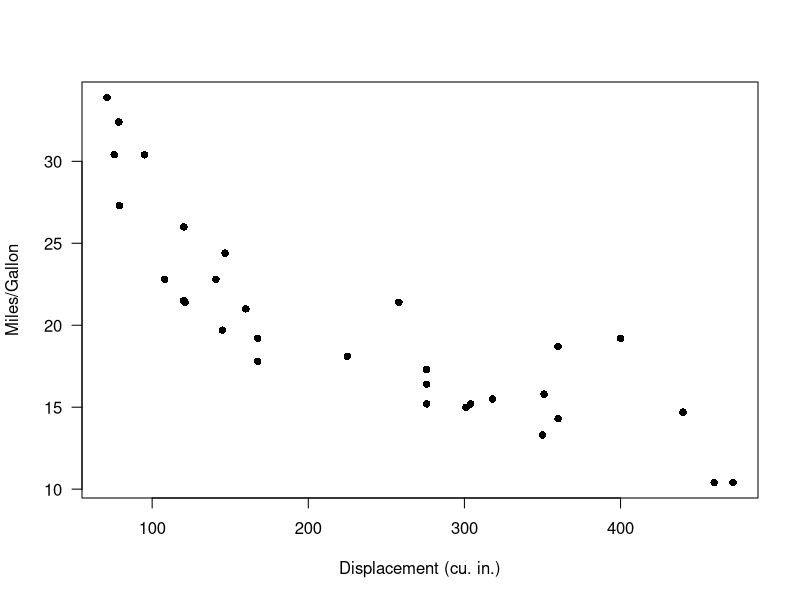
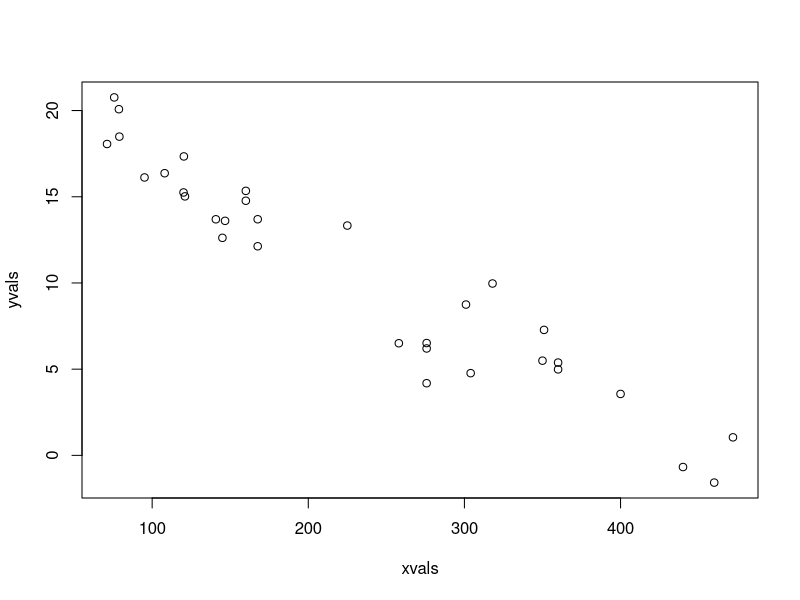
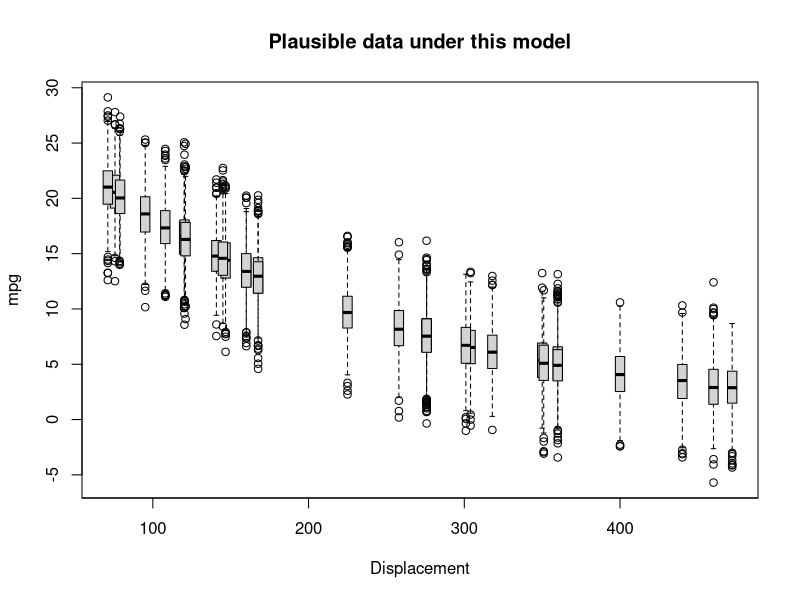
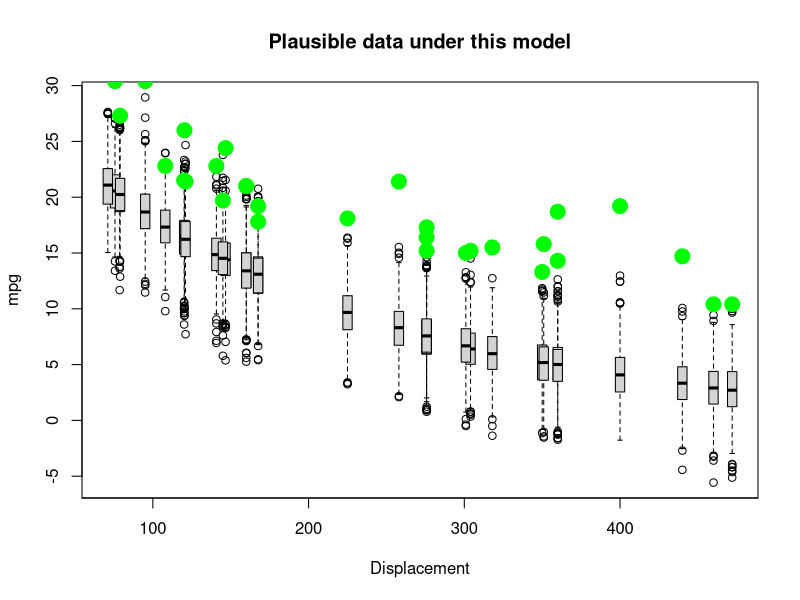
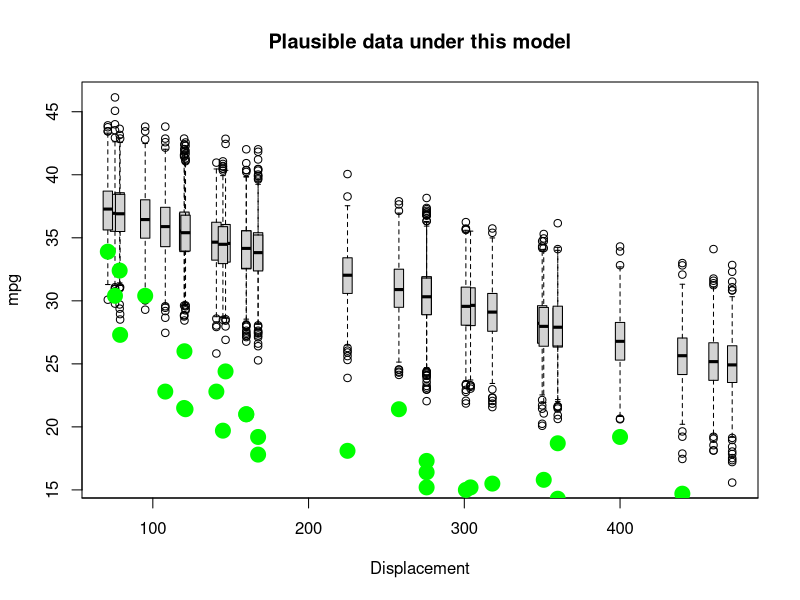
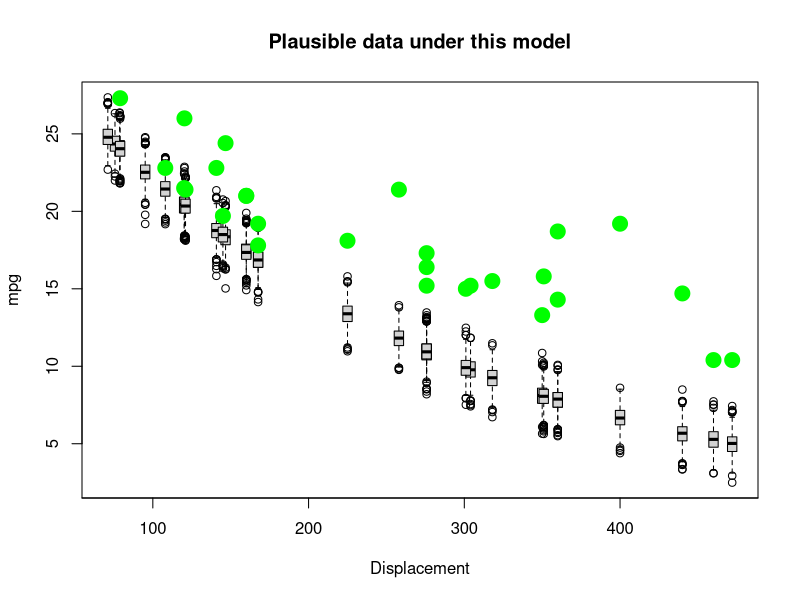
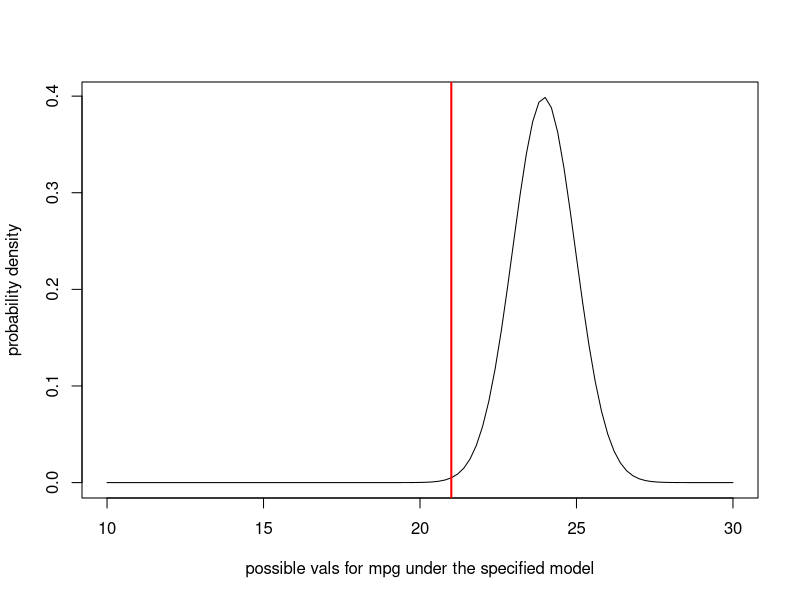
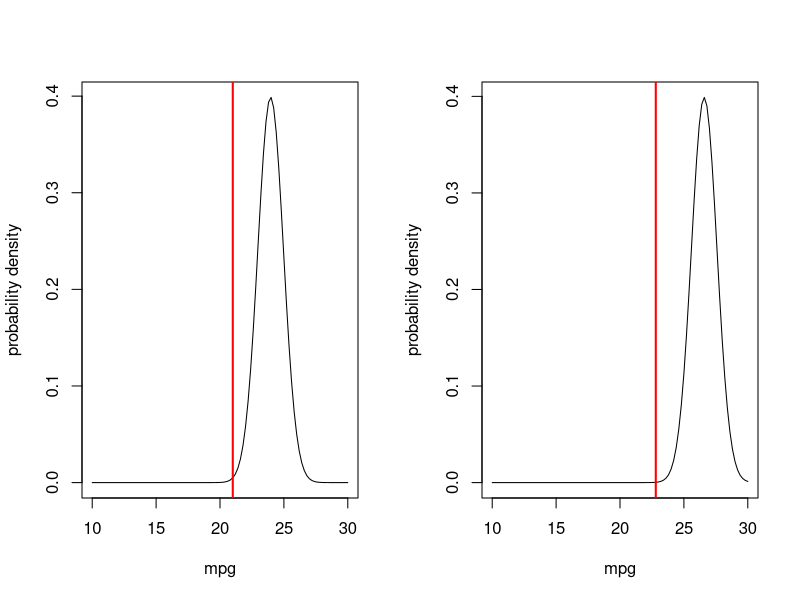

Write R code to recreate these figures, in order.

############################################################
####                                                    ####  
####  NRES 746, Lecture 4                               ####
####                                                    ####
####  Kevin Shoemaker                                   #### 
####  University of Nevada, Reno                        ####
####                                                    #### 
############################################################


############################################################
####  Likelihood                                        ####
####     Assessing the probability of the data          ####
####     under a known data-generating model            ####
############################################################



###############
# Demo: using data simulation to make inferences

data(mtcars)    # use the 'mtcars' data set as an example 

# ?mtcars

plot(mpg~disp, data = mtcars, las = 1, pch = 16, xlab = "Displacement (cu. in.)", ylab = "Miles/Gallon")   # visualize the relationship


#########
# try an exponential model

Deterministic_component <- function(xvals,a,b){
  yexp <- a*exp(b*xvals)        # deterministic exponential decline (assuming b is negative)
  return(yexp)
}

DataGenerator_exp <- function(xvals,params){
  yexp <- Deterministic_component(xvals,params$a,params$b)  # get signal
  yvals <- rnorm(length(yexp),yexp,sqrt(params$c))     # add noise (normally distributed)
  return(yvals)
}



###########
# generate data under an assumed process model

xvals=mtcars$disp    # xvals same as data (there is no random component here- we can't really "sample" x values)
params <- list()  
params$a=30             # set model parameters arbitrarily (eyeballing to the data) (see Bolker book)
params$b=-0.005   # = 1/200
params$c=5

yvals <- DataGenerator_exp(xvals,params)

plot(yvals~xvals)      # plot the simulated data



##########
# assess goodness-of-fit of a known data-generating model

PlotRangeOfPlausibleData <- function(xvals,params,reps){ 
  samplesize <- length(xvals)
  results <- array(0,dim=c(samplesize,reps))   # storage array for results
  for(i in 1:reps){
    yvals <- DataGenerator_exp(xvals,params)
    results[,i] <- yvals
  }
      # now make a boxplot of the results
  boxplot(lapply(1:nrow(results), function(i) results[i,]),at=xvals, xaxt="n",main="Plausible data under this model",ylab="mpg",xlab="Displacement",boxwex=6)
  cleanseq <- (seq(0,max(round(xvals/100)),length=(max(round(xvals/100)))+1))*100
  axis(1,at=cleanseq,labels = cleanseq)    # label the x axis properly
  
}


reps <- 1000    # number of replicate datasets to generate

PlotRangeOfPlausibleData(xvals,params,reps)    # run the function to visualize the range of data that could be produced under this model


############
# finally, overlay the real data to evaluate goodness of fit!

real_yvals <- mtcars$mpg
PlotRangeOfPlausibleData(xvals,params,reps)
points(xvals,real_yvals,pch=20,cex=3,col="green")


##########
# now change the parameters and see if the data fit to the model

params$a=40       # was 30
params$b=-0.001   # was 0.005

    
PlotRangeOfPlausibleData(xvals,params,reps)
points(xvals,real_yvals,pch=20,cex=3,col="green")    # overlay the real data


#######
# try again- select a new set of parameters

params$a=33       # was 40
params$b=-0.004   # was 0.001
params$c=0.5
    
PlotRangeOfPlausibleData(xvals,params,reps)
points(xvals,real_yvals,pch=20,cex=3,col="green")    # overlay the real data


#############
# Work with likelihood!

obs.data <- mtcars[1,c("mpg","disp")]    # for simplicity, consider only the first observation
obs.data


############
# "best fit" parameters from above
############

params <- list()    # set up empty list to store parameters
params$a=33            # fill the list with the "best fit" parameter set from above (this is still just an educated guess)   
params$b=-0.002   
params$c=1

params

expected_val <- Deterministic_component(obs.data$disp,params$a,params$b)   
expected_val      # expected mpg for the first observation in the "mtcars" dataset


###########
# Visualize the likelihood of this single observation. 

mean = expected_val   # expected (mean) value for this observation, given the "known" data generating model
stdev = sqrt(params$c)    # standard deviation

curve(dnorm(x,mean,stdev),10,30,xlab="possible vals for mpg under the specified model",ylab="probability density")   # probability of all plausible mpg values under the data generating model.  
abline(v=obs.data$mpg,col="red",lwd=2)    # overlay the observed data


###########
# compute the likelihood of the first observation

likelihood = dnorm(obs.data$mpg,mean,stdev)
likelihood


###########
# Visualize the likelihood of two observations. 

obs.data <- mtcars[c(1,3),c("mpg","disp")]
obs.data

par(mfrow=c(1,2))  # set up graphics!

for(i in 1:nrow(obs.data)){
  curve(dnorm(x,Deterministic_component(obs.data$disp[i],params$a,params$b),sqrt(params$c)),10,30,xlab="mpg",ylab="probability density")   # probability density
  abline(v=obs.data$mpg[i],col="red",lwd=2)
}


##########
# compute the likelihood of observing BOTH data points

Likelihood <- dnorm(obs.data$mpg[1],Deterministic_component(obs.data$disp[1],params$a,params$b),sqrt(params$c)) *
              dnorm(obs.data$mpg[2],Deterministic_component(obs.data$disp[2],params$a,params$b),sqrt(params$c))  
Likelihood


##############
# and now... four observations!

obs.data <- mtcars[c(1,3,4,5),c("mpg","disp")]
obs.data

par(mfrow=c(2,2))  # set up graphics!

for(i in 1:nrow(obs.data)){
  curve(dnorm(x,Deterministic_component(obs.data$disp[i],params$a,params$b),sqrt(params$c)),10,30,xlab="mpg",ylab="probability density")   # probability density
  abline(v=obs.data$mpg[i],col="red",lwd=2)
}



##########
# compute the likelihood of observing all four data points

Likelihood <- 1     # initialize the likelihood
for(i in 1:nrow(obs.data)){
  Likelihood <- Likelihood * dnorm(obs.data$mpg[i],Deterministic_component(obs.data$disp[i],params$a,params$b),sqrt(params$c))
}
Likelihood


# Alternatively, we can use the "prod" function in R

Likelihood <- prod(dnorm(obs.data$mpg,Deterministic_component(obs.data$disp,params$a,params$b),sqrt(params$c)))
Likelihood


##########
# Finally, compute the likelihood of ALL data points in the entire data set, using the "prod()" function

full.data <- mtcars[,c("mpg","disp")]
Likelihood <- prod(dnorm(full.data$mpg,Deterministic_component(full.data$disp,params$a,params$b),sqrt(params$c)))
Likelihood


##########
# Compute the log-likelihood (much easier to work with!)

Log.Likelihood <- sum(dnorm(full.data$mpg,Deterministic_component(full.data$disp,params$a,params$b),sqrt(params$c),log=TRUE)) 
Log.Likelihood  
exp(Log.Likelihood)   # we can convert back to likelihood if we want...


##########
# Example likelihood function!

# Arguments:
#   params: bundled vector of free parameters for the known data-generating model
#   df: a data frame that holds the observed data
#   yvar: the name of the response variable (ancillary)
#   xvar: the name of the predictor variable (ancillary)

LogLikFunction <- function(params,df,yvar,xvar){
  LogLik <- sum(dnorm(df[,yvar],Deterministic_component(df[,xvar],params['a'],params['b']),sqrt(params['c']),log=TRUE))
  return(LogLik)
}
LogLikFunction(unlist(params),df=mtcars,yvar="mpg",xvar="disp")


############
# Use numerical optimization methods to identify the maximum likelihood estimate (and the likelihood at the MLE)

MLE <- optim(fn=LogLikFunction,par=unlist(params),df=mtcars,yvar="mpg",xvar="disp",control=list(fnscale=-1))  # note, the control param is set so that "optim" maximizes rather than minimizes the Log-likelihood. 


MLE$par   # maximum likelihood parameter estimates


MLE$value   # log likelihood for the best model


##############
# visualize goodness-of-fit for the best model

bestParams <- as.list(MLE$par)   # extract the MLE parameter vals

xvals <- mtcars$disp
yvals <- mtcars$mpg
PlotRangeOfPlausibleData(xvals,bestParams,1000)
points(xvals,yvals,pch=20,cex=3,col="green")


##############
# Visualize a "slice" of the likeihood function

upperval <- -1/1000
lowerval <- -1/200
allvals <- seq(lowerval,upperval,length=1000)
likelihood_slice <- numeric(1000)   # set up storage vector! 
newParams <- bestParams 
for(i in c(1:length(allvals))){
  newParams$b <- allvals[i]
  likelihood_slice[i] <- exp(LogLikFunction(unlist(newParams),mtcars,"mpg","disp"))    # get the data likelihood across slice of parameter space
}

plot(allvals,likelihood_slice,type="l",main="Likelihood Slice",xlab="Parameter Slice for \'b\'",ylab="Likelihood")


#################
# Work with log-likelihood instead...

upperval <- -1/1000
lowerval <- -1/200
allvals <- seq(lowerval,upperval,length=1000)
loglikelihood_slice <- numeric(1000)   # set up storage vector! 
newParams <- bestParams 
for(i in c(1:length(allvals))){
  newParams$b <- allvals[i]
  loglikelihood_slice[i] <- LogLikFunction(unlist(newParams),mtcars,"mpg","disp")    # get the data likelihood across slice of parameter space
}

plot(allvals,loglikelihood_slice,type="l",main="Log Likelihood Slice",xlab="Parameter Slice for \'b\'",ylab="Log-Likelihood")


###########
# zoom in closer to the MLE

upperval <- -1/550
lowerval <- -1/350
allvals <- seq(lowerval,upperval,length=1000)
loglikelihood_slice <- numeric(1000)   # set up storage vector! 
newParams <- bestParams 
for(i in c(1:length(allvals))){
  newParams$b <- allvals[i]
  loglikelihood_slice[i] <- LogLikFunction(unlist(newParams),mtcars,"mpg","disp")    # get the data likelihood across slice of parameter space
}

plot(allvals,loglikelihood_slice,type="l",main="Log Likelihood Slice",xlab="Parameter Slice for \'b\'",ylab="Log-Likelihood")


##############
# what parameter values are within 2 log likelihood units of the best value?

bestVal <- bestParams$b
bestVal



plot(allvals,loglikelihood_slice,type="l",main="Log Likelihood Slice",xlab="Parameter Slice for \'b\'",ylab="Log-Likelihood")
abline(v=bestVal,lwd=3,col="blue")
abline(h=(MLE$value-2))


##############
# Generate an approximate 95% confidence interval for the "b" parameter

reasonable_parameter_values <- allvals[loglikelihood_slice>=(MLE$value-2)]
min(reasonable_parameter_values)
max(reasonable_parameter_values)
plot(allvals,loglikelihood_slice,type="l",main="Log Likelihood slice",xlab="Parameter Slice for \'b\'",ylab="Log-Likelihood")
abline(v=bestVal,lwd=3,col="blue")
abline(h=(MLE$value-2),lty=2)
abline(v=min(reasonable_parameter_values),lwd=1,col="blue")
abline(v=max(reasonable_parameter_values),lwd=1,col="blue")


###############
# A better confidence interval, using the likelihood "profile"


##########
# first, visualize the likelihood surface in 2 dimensions

upperval_b <- -1/800
lowerval_b <- -1/300

upperval_a <- 50
lowerval_a <- 5

allvals_a <- seq(lowerval_a,upperval_a,length=500)
allvals_b <- seq(lowerval_b,upperval_b,length=500)

loglikelihood_surface <- matrix(0,nrow=500,ncol=500)   # set up storage matrix! 

newParams <- bestParams 
for(i in 1:length(allvals_a)){  # loop through possible a params
  newParams$a <- allvals_a[i]
  for(j in 1:length(allvals_b)){    # loop through possible b params
    newParams$b <- allvals_b[j]
    loglikelihood_surface[i,j] <- LogLikFunction(unlist(newParams),mtcars,"mpg","disp")    # get the data likelihood across slice of parameter space
  }
}

image(x=allvals_a,y=allvals_b,z=loglikelihood_surface,zlim=c(-100,-75),col=topo.colors(12))


##########
# add a contour line, assuming deviances follow a chi-squared distribution

conf95 <- qchisq(0.95,2)/2  # this evaluates to around 3. Since we are varying freely across 2 dimensions, we use chisq with 2 degrees of freedom
image(x=allvals_a,y=allvals_b,z=loglikelihood_surface,zlim=c(-100,-75),col=topo.colors(12))
contour(x=allvals_a,y=allvals_b,z=loglikelihood_surface,levels=(MLE$value-conf95),add=TRUE,lwd=3,col=gray(0.3))


#############
# visualize likelhood profile!

              ### A parameter
profile_A <- apply(loglikelihood_surface,1,max)
reasonable_parameter_values_A <- allvals_a[profile_A >=(MLE$value-qchisq(0.95,1)/2)]
min(reasonable_parameter_values_A)
max(reasonable_parameter_values_A)
plot(allvals_a,profile_A,type="l",main="Log Likelihood profile",xlab="Parameter \'a\'",ylab="Log-Likelihood")
abline(v=MLE$par["a"],lwd=3,col="blue")
abline(v=min(reasonable_parameter_values_A),lwd=1,col="blue")
abline(v=max(reasonable_parameter_values_A),lwd=1,col="blue")


############
# profile for the b parameter... 

profile_B <- apply(loglikelihood_surface,2,max)
reasonable_parameter_values_B <- allvals_b[profile_B >=(MLE$value-qchisq(0.95,1)/2)]
min(reasonable_parameter_values_B)
max(reasonable_parameter_values_B)
plot(allvals_b,profile_B,type="l",main="Log Likelihood profile",xlab="Parameter \'b\'",ylab="Log-Likelihood")
abline(v=MLE$par["b"],lwd=3,col="blue")
abline(v=min(reasonable_parameter_values_B),lwd=1,col="blue")
abline(v=max(reasonable_parameter_values_B),lwd=1,col="blue")


#################
# Compare profile and slice intervals

par(mfrow=c(1,2))
reasonable_parameter_values <- allvals[loglikelihood_slice>=(MLE$value-2)]
plot(allvals,loglikelihood_slice,type="l",main="Log Likelihood slice",xlab="Parameter \'b\'",ylab="Log-Likelihood",xlim=c(-0.0035,-0.0013))
abline(v=bestVal,lwd=3,col="blue")
abline(h=(MLE$value-2),lty=2)
abline(v=min(reasonable_parameter_values),lwd=1,col="blue")
abline(v=max(reasonable_parameter_values),lwd=1,col="blue")


profile_B <- apply(loglikelihood_surface,2,max)
reasonable_parameter_values_B <- allvals_b[profile_B >=(MLE$value-2)]
plot(allvals_b,profile_B,type="l",main="Log Likelihood profile",xlab="Parameter \'b\'",ylab="Log-Likelihood",xlim=c(-0.0035,-0.0013))
abline(v=MLE$par["b"],lwd=3,col="blue")
abline(h=(MLE$value-2),lty=2)
abline(v=min(reasonable_parameter_values_B),lwd=1,col="blue")
abline(v=max(reasonable_parameter_values_B),lwd=1,col="blue")


###### Practice exercise: develop a likelihood function for estimating the probability of detection of a rare frog species

ncaps <- c(3,2,6)   # number of times out of 10 that a frog is detected at 3 known-occupided wetland sites

#### construct a likelihood function


#### find the MLE using 'optim()' in R


#### find the approximate 95% confidence interval using the "rule of 2"




###############
# demo: likelihood ratio test

curve(dchisq(x,2),0,10,ylab="probability density",xlab="x", main="Chi-Squared distribution, df=2")


curve(dchisq(x,2),0,10,ylab="probability density",xlab="x", main="Chi-Squared distribution, df=2")
abline(v=qchisq(0.95,2),col="red",lwd=2)


curve(dchisq(x,1),0,5,ylab="probability density",xlab="x", main="Chi-Squared distribution, df=1")
abline(v=qchisq(0.95,1),col="red",lwd=2)

